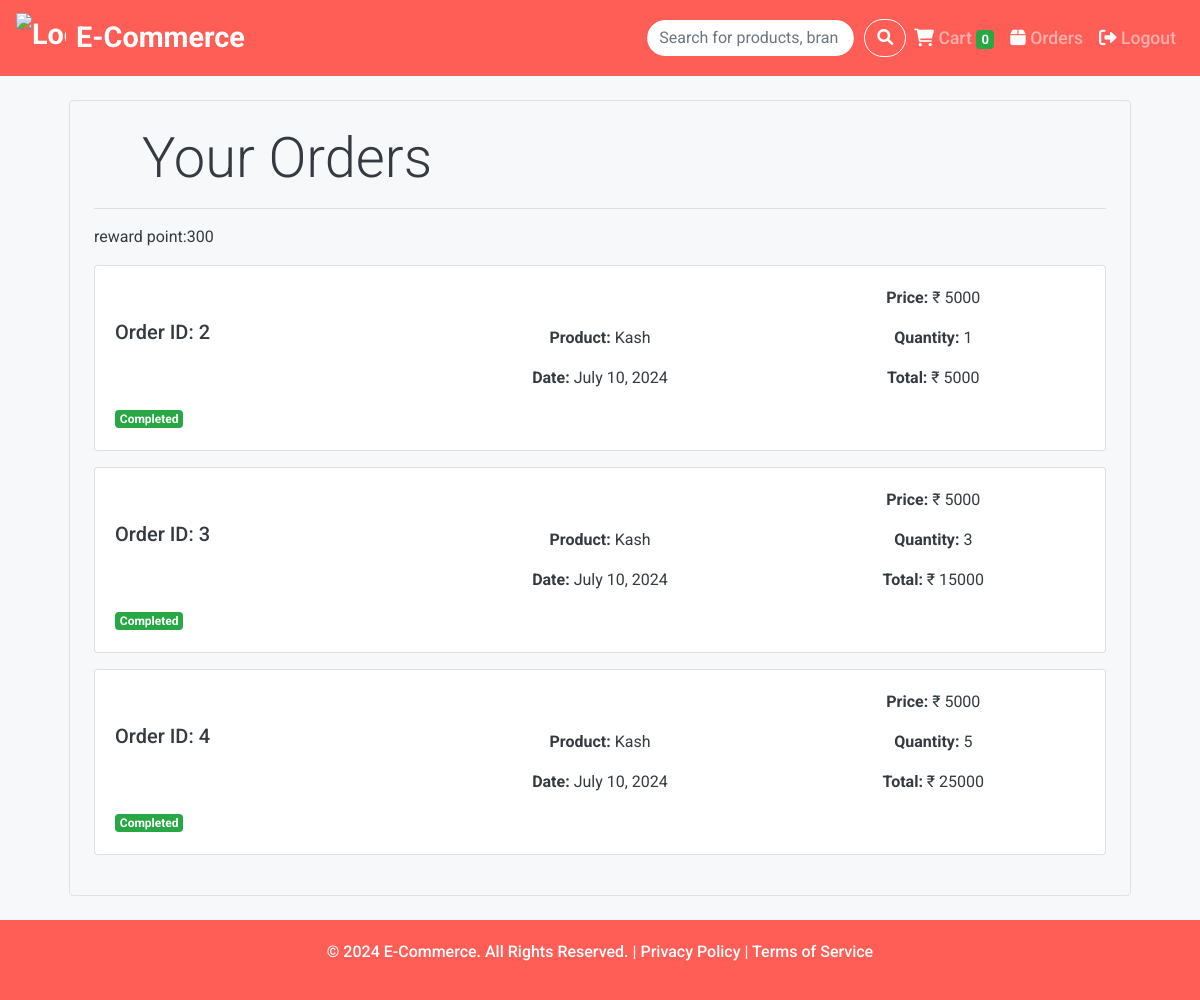
Before: /orders/cancel/ (signed in) with the older database file.
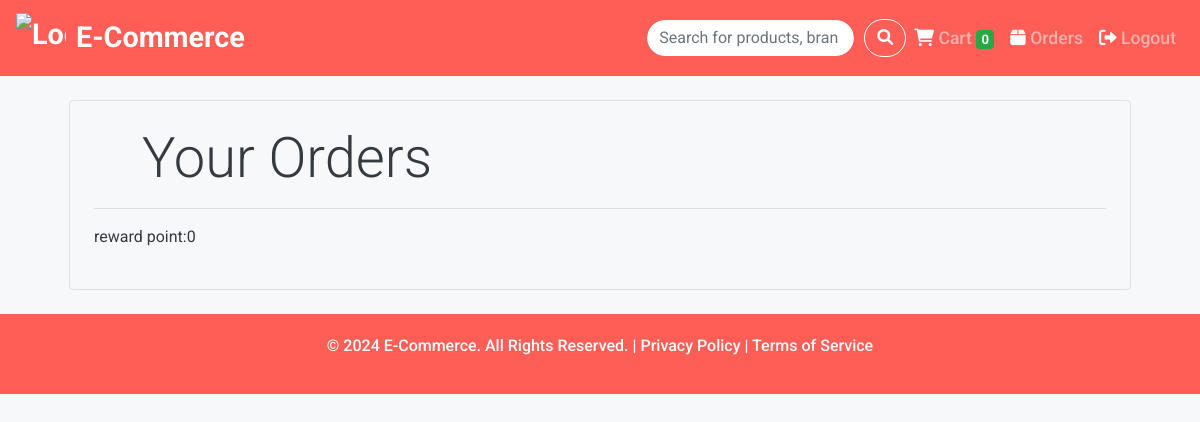
After: the same page with the newer database file.
### store/models/orders.py (models this page shows, shortened)
class Order(models.Model):
    product = models.ForeignKey(Products,
                                on_delete=models.CASCADE)
    customer = models.ForeignKey(Customer,
                                 on_delete=models.CASCADE)
    quantity = models.IntegerField(default=1)
    price = models.IntegerField()
    address = models.CharField (max_length=50, blank=False)
    phone = models.CharField (max_length=50, blank=False)
    date = models.DateField (default=datetime.datetime.today)
    status = models.BooleanField (default=False)
    cancelled = models.BooleanField(default=False)
    @staticmethod
    def get_orders_by_customer(customer_id):
        return Order.objects.filter(customer=customer_id).order_by('-date')
    @staticmethod
    def get_total_order_price(customer_id):
        orders = Order.objects.filter(customer_id=customer_id, status=True)
        return sum(order.price for order in orders)

### store/models/product.py (models this page shows, shortened)
class Products(models.Model):
    name = models.CharField(max_length=60)
    price= models.IntegerField(default=0)
    category= models.ForeignKey(Category,on_delete=models.CASCADE,default=1 )
    description= models.CharField(max_length=250, default='', blank=True, null= True)
    image= models.ImageField(upload_to='uploads/products/')

### store/views/orders.py (the view, shortened to what this page needs)
# urls.py: path('orders/cancel/', OrderView.as_view(), name='cancel_order'),
class OrderView(View):
    def get(self, request):
        customer = request.session.get('customer')
        orders = Order.get_orders_by_customer(customer)
        total_price = Order.get_total_order_price(customer)
        reward_points = (total_price // 500) * 10
        try:
            customer_instance = Customer.objects.get(id=customer)
            customer_instance.reward_points += reward_points
            customer_instance.save()
        except Customer.DoesNotExist:
            pass
        print(orders)
        return render(request, 'orders.html', {
            'orders': orders,
            'total_price': total_price,
            'reward_points': reward_points
        })

### store/templatetags/custom_filter.py (called while the page is built)
@register.filter(name='currency')
def currency(number):
    return "₹ "+str(number)

@register.filter(name='multiply')
def multiply(number , number1):
    return number * number1

### store/templates/orders.html (shortened to what this page needs)
{% extends 'base.html' %}
{% block content %}
    {% load cart %}
    {% load custom_filter %}
    <div class="container">
        <div class="border rounded p-4 m-4">
            <p class="display-4 pl-4 ml-4">Your Orders</p>
            <hr>
             <P>reward point:{{ reward_points }}</P>
            {% for order in orders %}
            <div class="card mb-3">
                <div class="card-body">
                    <div class="row">
                        <div class="col-md-4 d-flex align-items-center">
                            <h5 class="card-title">Order ID: {{ order.id }}</h5>
                        </div>
                        <div class="col-md-4 d-flex flex-column align-items-center">
                            <p class="card-text"><strong>Product:</strong> {{ order.product.name }}</p>
                            <p class="card-text"><strong>Date:</strong> {{ order.date }}</p>
                        </div>
                        <div class="col-md-4 d-flex flex-column align-items-center">
                            <p class="card-text"><strong>Price:</strong> {{ order.price|currency }}</p>
                            <p class="card-text"><strong>Quantity:</strong> {{ order.quantity }}</p>
                            <p class="card-text"><strong>Total:</strong> {{ order.quantity|multiply:order.price|currency }}</p>
                        </div>
                    </div>
                    <div class="d-flex justify-content-between align-items-center mt-3">
                        <div>
                            {% if order.cancelled %}
                                <span class="badge badge-danger">Cancelled</span>
                            {% elif order.status %}
                                <span class="badge badge-success">Completed</span>
                            {% else %}
                                <span class="badge badge-warning">Pending</span>
                            {% endif %}
                        </div>
                    </div>
                </div>
            </div>
            {% endfor %}
        </div>
    </div>
{% endblock %}

Changed rows visible on the page:
removed Order: id "2", product.name "Kash", date "July 10, 2024", price "₹ 5000", quantity "1", quantity|multiply "₹ 5000", cancelled "Completed"
removed Order: id "3", product.name "Kash", date "July 10, 2024", price "₹ 5000", quantity "3", quantity|multiply "₹ 15000", cancelled "Completed"
removed Order: id "4", product.name "Kash", date "July 10, 2024", price "₹ 5000", quantity "5", quantity|multiply "₹ 25000", cancelled "Completed"
Other visible differences:
{{ reward_points }}: "300" → "0"
